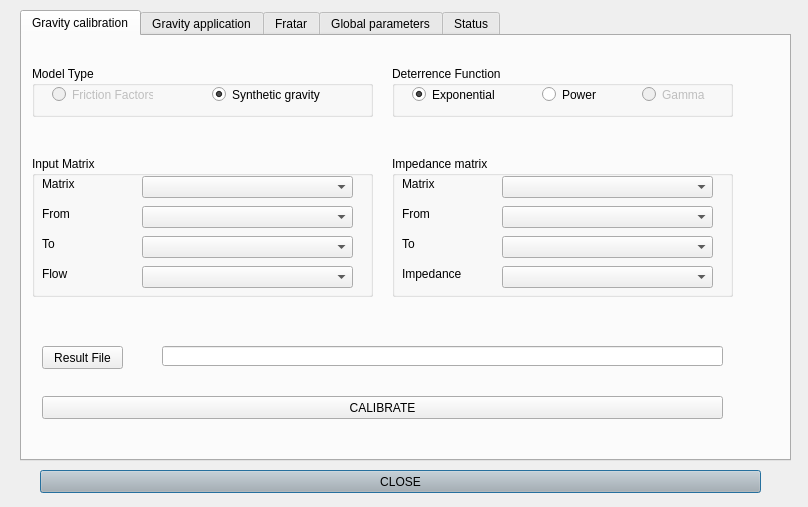
<?xml version="1.0" encoding="UTF-8"?>
<ui version="4.0">
 <class>trip_distribution</class>
 <widget class="QDialog" name="trip_distribution">
  <property name="windowModality">
   <enum>Qt::ApplicationModal</enum>
  </property>
  <property name="geometry">
   <rect>
    <x>0</x>
    <y>0</y>
    <width>808</width>
    <height>507</height>
   </rect>
  </property>
  <property name="font">
   <font>
    <pointsize>9</pointsize>
   </font>
  </property>
  <property name="windowTitle">
   <string>AequilibraE  -  Trip distribution methods</string>
  </property>
  <property name="windowIcon">
   <iconset>
    <normaloff>../icon.png</normaloff>../icon.png</iconset>
  </property>
  <property name="modal">
   <bool>true</bool>
  </property>
  <widget class="QPushButton" name="cancel">
   <property name="geometry">
    <rect>
     <x>40</x>
     <y>470</y>
     <width>721</width>
     <height>23</height>
    </rect>
   </property>
   <property name="palette">
    <palette>
     <active>
      <colorrole role="Button">
       <brush brushstyle="SolidPattern">
        <color alpha="255">
         <red>180</red>
         <green>180</green>
         <blue>180</blue>
        </color>
       </brush>
      </colorrole>
     </active>
     <inactive>
      <colorrole role="Button">
       <brush brushstyle="SolidPattern">
        <color alpha="255">
         <red>180</red>
         <green>180</green>
         <blue>180</blue>
        </color>
       </brush>
      </colorrole>
     </inactive>
     <disabled>
      <colorrole role="Button">
       <brush brushstyle="SolidPattern">
        <color alpha="255">
         <red>180</red>
         <green>180</green>
         <blue>180</blue>
        </color>
       </brush>
      </colorrole>
     </disabled>
    </palette>
   </property>
   <property name="text">
    <string>CLOSE</string>
   </property>
  </widget>
  <widget class="QTabWidget" name="tabWidget">
   <property name="geometry">
    <rect>
     <x>20</x>
     <y>10</y>
     <width>771</width>
     <height>451</height>
    </rect>
   </property>
   <property name="currentIndex">
    <number>0</number>
   </property>
   <widget class="QWidget" name="tab">
    <attribute name="title">
     <string>Gravity calibration</string>
    </attribute>
    <widget class="QPushButton" name="calibrate_gravity">
     <property name="geometry">
      <rect>
       <x>20</x>
       <y>360</y>
       <width>681</width>
       <height>23</height>
      </rect>
     </property>
     <property name="text">
      <string>CALIBRATE</string>
     </property>
    </widget>
    <widget class="QGroupBox" name="groupBox">
     <property name="geometry">
      <rect>
       <x>10</x>
       <y>30</y>
       <width>341</width>
       <height>51</height>
      </rect>
     </property>
     <property name="title">
      <string>Model Type</string>
     </property>
     <widget class="QRadioButton" name="calib_friction">
      <property name="enabled">
       <bool>false</bool>
      </property>
      <property name="geometry">
       <rect>
        <x>20</x>
        <y>20</y>
        <width>101</width>
        <height>17</height>
       </rect>
      </property>
      <property name="text">
       <string>Friction Factors</string>
      </property>
     </widget>
     <widget class="QRadioButton" name="calib_gravity">
      <property name="geometry">
       <rect>
        <x>180</x>
        <y>20</y>
        <width>141</width>
        <height>17</height>
       </rect>
      </property>
      <property name="text">
       <string>Synthetic gravity</string>
      </property>
      <property name="checked">
       <bool>true</bool>
      </property>
     </widget>
    </widget>
    <widget class="QGroupBox" name="groupBox_3">
     <property name="geometry">
      <rect>
       <x>370</x>
       <y>120</y>
       <width>341</width>
       <height>141</height>
      </rect>
     </property>
     <property name="title">
      <string>Impedance matrix</string>
     </property>
     <widget class="QComboBox" name="impedance_to_calib">
      <property name="enabled">
       <bool>true</bool>
      </property>
      <property name="geometry">
       <rect>
        <x>110</x>
        <y>80</y>
        <width>211</width>
        <height>22</height>
       </rect>
      </property>
      <property name="maxVisibleItems">
       <number>10</number>
      </property>
     </widget>
     <widget class="QComboBox" name="impedance_from_calib">
      <property name="geometry">
       <rect>
        <x>110</x>
        <y>50</y>
        <width>211</width>
        <height>22</height>
       </rect>
      </property>
      <property name="maxVisibleItems">
       <number>10</number>
      </property>
     </widget>
     <widget class="QLabel" name="lblareamatch">
      <property name="geometry">
       <rect>
        <x>10</x>
        <y>50</y>
        <width>121</width>
        <height>16</height>
       </rect>
      </property>
      <property name="text">
       <string>From</string>
      </property>
     </widget>
     <widget class="QLabel" name="lblnodematch">
      <property name="geometry">
       <rect>
        <x>10</x>
        <y>20</y>
        <width>121</width>
        <height>16</height>
       </rect>
      </property>
      <property name="text">
       <string>Matrix</string>
      </property>
     </widget>
     <widget class="QComboBox" name="impedance_layer_calib">
      <property name="geometry">
       <rect>
        <x>110</x>
        <y>20</y>
        <width>211</width>
        <height>22</height>
       </rect>
      </property>
      <property name="maxVisibleItems">
       <number>10</number>
      </property>
     </widget>
     <widget class="QComboBox" name="impedance_cost_calib">
      <property name="enabled">
       <bool>true</bool>
      </property>
      <property name="geometry">
       <rect>
        <x>110</x>
        <y>110</y>
        <width>211</width>
        <height>22</height>
       </rect>
      </property>
      <property name="maxVisibleItems">
       <number>10</number>
      </property>
     </widget>
     <widget class="QLabel" name="lblareamatch_2">
      <property name="geometry">
       <rect>
        <x>10</x>
        <y>80</y>
        <width>121</width>
        <height>16</height>
       </rect>
      </property>
      <property name="text">
       <string>To</string>
      </property>
     </widget>
     <widget class="QLabel" name="lblareamatch_3">
      <property name="geometry">
       <rect>
        <x>10</x>
        <y>110</y>
        <width>121</width>
        <height>16</height>
       </rect>
      </property>
      <property name="text">
       <string>Impedance</string>
      </property>
     </widget>
    </widget>
    <widget class="QGroupBox" name="groupBox_5">
     <property name="geometry">
      <rect>
       <x>370</x>
       <y>30</y>
       <width>341</width>
       <height>51</height>
      </rect>
     </property>
     <property name="title">
      <string>Deterrence Function</string>
     </property>
     <widget class="QRadioButton" name="expo">
      <property name="geometry">
       <rect>
        <x>20</x>
        <y>20</y>
        <width>101</width>
        <height>17</height>
       </rect>
      </property>
      <property name="text">
       <string>Exponential</string>
      </property>
      <property name="checked">
       <bool>true</bool>
      </property>
     </widget>
     <widget class="QRadioButton" name="power">
      <property name="geometry">
       <rect>
        <x>150</x>
        <y>20</y>
        <width>61</width>
        <height>17</height>
       </rect>
      </property>
      <property name="text">
       <string>Power</string>
      </property>
     </widget>
     <widget class="QRadioButton" name="gamma">
      <property name="enabled">
       <bool>false</bool>
      </property>
      <property name="geometry">
       <rect>
        <x>250</x>
        <y>20</y>
        <width>71</width>
        <height>17</height>
       </rect>
      </property>
      <property name="text">
       <string>Gamma</string>
      </property>
     </widget>
    </widget>
    <widget class="QGroupBox" name="groupBox_23">
     <property name="geometry">
      <rect>
       <x>10</x>
       <y>120</y>
       <width>341</width>
       <height>141</height>
      </rect>
     </property>
     <property name="title">
      <string>Input Matrix</string>
     </property>
     <widget class="QComboBox" name="inputmatrix_to">
      <property name="enabled">
       <bool>true</bool>
      </property>
      <property name="geometry">
       <rect>
        <x>110</x>
        <y>80</y>
        <width>211</width>
        <height>22</height>
       </rect>
      </property>
      <property name="maxVisibleItems">
       <number>10</number>
      </property>
     </widget>
     <widget class="QComboBox" name="inputmatrix_from">
      <property name="geometry">
       <rect>
        <x>110</x>
        <y>50</y>
        <width>211</width>
        <height>22</height>
       </rect>
      </property>
      <property name="maxVisibleItems">
       <number>10</number>
      </property>
     </widget>
     <widget class="QLabel" name="lblareamatch_19">
      <property name="geometry">
       <rect>
        <x>10</x>
        <y>50</y>
        <width>121</width>
        <height>16</height>
       </rect>
      </property>
      <property name="text">
       <string>From</string>
      </property>
     </widget>
     <widget class="QLabel" name="lblnodematch_10">
      <property name="geometry">
       <rect>
        <x>10</x>
        <y>20</y>
        <width>121</width>
        <height>16</height>
       </rect>
      </property>
      <property name="text">
       <string>Matrix</string>
      </property>
     </widget>
     <widget class="QComboBox" name="inputmatrix_calib">
      <property name="geometry">
       <rect>
        <x>110</x>
        <y>20</y>
        <width>211</width>
        <height>22</height>
       </rect>
      </property>
      <property name="maxVisibleItems">
       <number>10</number>
      </property>
     </widget>
     <widget class="QComboBox" name="inputmatrix_flow">
      <property name="enabled">
       <bool>true</bool>
      </property>
      <property name="geometry">
       <rect>
        <x>110</x>
        <y>110</y>
        <width>211</width>
        <height>22</height>
       </rect>
      </property>
      <property name="maxVisibleItems">
       <number>10</number>
      </property>
     </widget>
     <widget class="QLabel" name="lblareamatch_20">
      <property name="geometry">
       <rect>
        <x>10</x>
        <y>80</y>
        <width>121</width>
        <height>16</height>
       </rect>
      </property>
      <property name="text">
       <string>To</string>
      </property>
     </widget>
     <widget class="QLabel" name="lblareamatch_21">
      <property name="geometry">
       <rect>
        <x>10</x>
        <y>110</y>
        <width>121</width>
        <height>16</height>
       </rect>
      </property>
      <property name="text">
       <string>Flow</string>
      </property>
     </widget>
    </widget>
    <widget class="QLineEdit" name="calibrate_gravity_result">
     <property name="geometry">
      <rect>
       <x>140</x>
       <y>310</y>
       <width>561</width>
       <height>20</height>
      </rect>
     </property>
    </widget>
    <widget class="QPushButton" name="find_calibrate_gravity_result">
     <property name="geometry">
      <rect>
       <x>20</x>
       <y>310</y>
       <width>81</width>
       <height>23</height>
      </rect>
     </property>
     <property name="text">
      <string>Result File</string>
     </property>
    </widget>
   </widget>
   <widget class="QWidget" name="tab_3">
    <attribute name="title">
     <string>Gravity application</string>
    </attribute>
    <widget class="QPushButton" name="apply_gravity">
     <property name="geometry">
      <rect>
       <x>50</x>
       <y>350</y>
       <width>691</width>
       <height>23</height>
      </rect>
     </property>
     <property name="text">
      <string>APPLY MODEL</string>
     </property>
    </widget>
    <widget class="QGroupBox" name="groupBox_4">
     <property name="geometry">
      <rect>
       <x>50</x>
       <y>20</y>
       <width>291</width>
       <height>51</height>
      </rect>
     </property>
     <property name="title">
      <string>Model Type</string>
     </property>
     <widget class="QRadioButton" name="apply_friction">
      <property name="enabled">
       <bool>false</bool>
      </property>
      <property name="geometry">
       <rect>
        <x>20</x>
        <y>20</y>
        <width>101</width>
        <height>17</height>
       </rect>
      </property>
      <property name="text">
       <string>Friction Factors</string>
      </property>
     </widget>
     <widget class="QRadioButton" name="apply_syntethic">
      <property name="geometry">
       <rect>
        <x>170</x>
        <y>20</y>
        <width>141</width>
        <height>17</height>
       </rect>
      </property>
      <property name="text">
       <string>Synthetic gravity</string>
      </property>
      <property name="checked">
       <bool>true</bool>
      </property>
     </widget>
    </widget>
    <widget class="QGroupBox" name="groupBox_7">
     <property name="geometry">
      <rect>
       <x>450</x>
       <y>20</y>
       <width>291</width>
       <height>51</height>
      </rect>
     </property>
     <property name="title">
      <string>Deterrence Function</string>
     </property>
     <widget class="QRadioButton" name="Apply_expo">
      <property name="geometry">
       <rect>
        <x>20</x>
        <y>20</y>
        <width>101</width>
        <height>17</height>
       </rect>
      </property>
      <property name="text">
       <string>Exponential</string>
      </property>
      <property name="checked">
       <bool>true</bool>
      </property>
     </widget>
     <widget class="QRadioButton" name="Apply_power">
      <property name="geometry">
       <rect>
        <x>130</x>
        <y>20</y>
        <width>61</width>
        <height>17</height>
       </rect>
      </property>
      <property name="text">
       <string>Power</string>
      </property>
     </widget>
     <widget class="QRadioButton" name="Apply_gamma">
      <property name="enabled">
       <bool>true</bool>
      </property>
      <property name="geometry">
       <rect>
        <x>210</x>
        <y>20</y>
        <width>71</width>
        <height>17</height>
       </rect>
      </property>
      <property name="text">
       <string>Gamma</string>
      </property>
     </widget>
    </widget>
    <widget class="QGroupBox" name="groupBox_24">
     <property name="geometry">
      <rect>
       <x>50</x>
       <y>80</y>
       <width>691</width>
       <height>51</height>
      </rect>
     </property>
     <property name="title">
      <string>Model parameters</string>
     </property>
     <widget class="QLineEdit" name="alfa">
      <property name="enabled">
       <bool>false</bool>
      </property>
      <property name="geometry">
       <rect>
        <x>50</x>
        <y>20</y>
        <width>81</width>
        <height>20</height>
       </rect>
      </property>
      <property name="text">
       <string/>
      </property>
     </widget>
     <widget class="QLabel" name="lblnodematch_11">
      <property name="geometry">
       <rect>
        <x>20</x>
        <y>20</y>
        <width>31</width>
        <height>16</height>
       </rect>
      </property>
      <property name="text">
       <string>Alfa</string>
      </property>
     </widget>
     <widget class="QLineEdit" name="beta">
      <property name="geometry">
       <rect>
        <x>170</x>
        <y>20</y>
        <width>81</width>
        <height>20</height>
       </rect>
      </property>
      <property name="text">
       <string/>
      </property>
     </widget>
     <widget class="QLabel" name="lblnodematch_12">
      <property name="geometry">
       <rect>
        <x>140</x>
        <y>20</y>
        <width>31</width>
        <height>16</height>
       </rect>
      </property>
      <property name="text">
       <string>Beta</string>
      </property>
     </widget>
     <widget class="QPushButton" name="find_friction_factors">
      <property name="geometry">
       <rect>
        <x>260</x>
        <y>20</y>
        <width>101</width>
        <height>23</height>
       </rect>
      </property>
      <property name="text">
       <string>Friction Factors</string>
      </property>
     </widget>
     <widget class="QLineEdit" name="friction_factors">
      <property name="geometry">
       <rect>
        <x>370</x>
        <y>20</y>
        <width>311</width>
        <height>20</height>
       </rect>
      </property>
     </widget>
    </widget>
    <widget class="QGroupBox" name="groupBox_6">
     <property name="geometry">
      <rect>
       <x>50</x>
       <y>150</y>
       <width>341</width>
       <height>151</height>
      </rect>
     </property>
     <property name="title">
      <string>Vectors</string>
     </property>
     <widget class="QComboBox" name="productions_apply">
      <property name="geometry">
       <rect>
        <x>110</x>
        <y>90</y>
        <width>211</width>
        <height>22</height>
       </rect>
      </property>
     </widget>
     <widget class="QComboBox" name="layer_vectors_apply">
      <property name="geometry">
       <rect>
        <x>110</x>
        <y>30</y>
        <width>211</width>
        <height>22</height>
       </rect>
      </property>
     </widget>
     <widget class="QLabel" name="label_8">
      <property name="geometry">
       <rect>
        <x>10</x>
        <y>90</y>
        <width>121</width>
        <height>16</height>
       </rect>
      </property>
      <property name="text">
       <string>Productions</string>
      </property>
     </widget>
     <widget class="QLabel" name="label_9">
      <property name="geometry">
       <rect>
        <x>10</x>
        <y>30</y>
        <width>121</width>
        <height>16</height>
       </rect>
      </property>
      <property name="text">
       <string>Table</string>
      </property>
     </widget>
     <widget class="QLabel" name="label_10">
      <property name="geometry">
       <rect>
        <x>10</x>
        <y>120</y>
        <width>121</width>
        <height>16</height>
       </rect>
      </property>
      <property name="text">
       <string>Attractions</string>
      </property>
     </widget>
     <widget class="QComboBox" name="attractions_apply">
      <property name="geometry">
       <rect>
        <x>110</x>
        <y>120</y>
        <width>211</width>
        <height>22</height>
       </rect>
      </property>
     </widget>
     <widget class="QLabel" name="label_24">
      <property name="geometry">
       <rect>
        <x>10</x>
        <y>60</y>
        <width>121</width>
        <height>16</height>
       </rect>
      </property>
      <property name="text">
       <string>Zone</string>
      </property>
     </widget>
     <widget class="QComboBox" name="zone_vectors_apply">
      <property name="geometry">
       <rect>
        <x>110</x>
        <y>60</y>
        <width>211</width>
        <height>22</height>
       </rect>
      </property>
     </widget>
    </widget>
    <widget class="QGroupBox" name="groupBox_8">
     <property name="geometry">
      <rect>
       <x>400</x>
       <y>150</y>
       <width>341</width>
       <height>151</height>
      </rect>
     </property>
     <property name="title">
      <string>Impedance matrix</string>
     </property>
     <widget class="QComboBox" name="impedance_to_apply">
      <property name="enabled">
       <bool>true</bool>
      </property>
      <property name="geometry">
       <rect>
        <x>110</x>
        <y>90</y>
        <width>211</width>
        <height>22</height>
       </rect>
      </property>
      <property name="maxVisibleItems">
       <number>10</number>
      </property>
     </widget>
     <widget class="QComboBox" name="impedance_from_apply">
      <property name="geometry">
       <rect>
        <x>110</x>
        <y>60</y>
        <width>211</width>
        <height>22</height>
       </rect>
      </property>
      <property name="maxVisibleItems">
       <number>10</number>
      </property>
     </widget>
     <widget class="QLabel" name="lblareamatch_4">
      <property name="geometry">
       <rect>
        <x>10</x>
        <y>60</y>
        <width>121</width>
        <height>16</height>
       </rect>
      </property>
      <property name="text">
       <string>From</string>
      </property>
     </widget>
     <widget class="QLabel" name="lblnodematch_2">
      <property name="geometry">
       <rect>
        <x>10</x>
        <y>30</y>
        <width>121</width>
        <height>16</height>
       </rect>
      </property>
      <property name="text">
       <string>Matrix</string>
      </property>
     </widget>
     <widget class="QComboBox" name="impedance_layer_apply">
      <property name="geometry">
       <rect>
        <x>110</x>
        <y>30</y>
        <width>211</width>
        <height>22</height>
       </rect>
      </property>
      <property name="maxVisibleItems">
       <number>10</number>
      </property>
     </widget>
     <widget class="QComboBox" name="impedance_cost_apply">
      <property name="enabled">
       <bool>true</bool>
      </property>
      <property name="geometry">
       <rect>
        <x>110</x>
        <y>120</y>
        <width>211</width>
        <height>22</height>
       </rect>
      </property>
      <property name="maxVisibleItems">
       <number>10</number>
      </property>
     </widget>
     <widget class="QLabel" name="lblareamatch_5">
      <property name="geometry">
       <rect>
        <x>10</x>
        <y>90</y>
        <width>121</width>
        <height>16</height>
       </rect>
      </property>
      <property name="text">
       <string>To</string>
      </property>
     </widget>
     <widget class="QLabel" name="lblareamatch_6">
      <property name="geometry">
       <rect>
        <x>10</x>
        <y>120</y>
        <width>121</width>
        <height>16</height>
       </rect>
      </property>
      <property name="text">
       <string>Impedance</string>
      </property>
     </widget>
    </widget>
    <widget class="QPushButton" name="find_apply_gravity_result">
     <property name="geometry">
      <rect>
       <x>50</x>
       <y>320</y>
       <width>81</width>
       <height>23</height>
      </rect>
     </property>
     <property name="text">
      <string>Result File</string>
     </property>
    </widget>
    <widget class="QLineEdit" name="apply_gravity_result">
     <property name="geometry">
      <rect>
       <x>140</x>
       <y>320</y>
       <width>601</width>
       <height>20</height>
      </rect>
     </property>
    </widget>
   </widget>
   <widget class="QWidget" name="tab_4">
    <attribute name="title">
     <string>Fratar</string>
    </attribute>
    <widget class="QLineEdit" name="fratar_result">
     <property name="geometry">
      <rect>
       <x>380</x>
       <y>230</y>
       <width>331</width>
       <height>20</height>
      </rect>
     </property>
    </widget>
    <widget class="QPushButton" name="find_fratar_result">
     <property name="geometry">
      <rect>
       <x>290</x>
       <y>220</y>
       <width>71</width>
       <height>31</height>
      </rect>
     </property>
     <property name="text">
      <string>Result File</string>
     </property>
    </widget>
    <widget class="QGroupBox" name="groupBox_25">
     <property name="geometry">
      <rect>
       <x>400</x>
       <y>50</y>
       <width>321</width>
       <height>151</height>
      </rect>
     </property>
     <property name="title">
      <string>Seed Matrix</string>
     </property>
     <widget class="QComboBox" name="inputmatrix_to_fratar">
      <property name="enabled">
       <bool>true</bool>
      </property>
      <property name="geometry">
       <rect>
        <x>90</x>
        <y>90</y>
        <width>211</width>
        <height>22</height>
       </rect>
      </property>
      <property name="maxVisibleItems">
       <number>10</number>
      </property>
     </widget>
     <widget class="QComboBox" name="inputmatrix_from_fratar">
      <property name="geometry">
       <rect>
        <x>90</x>
        <y>60</y>
        <width>211</width>
        <height>22</height>
       </rect>
      </property>
      <property name="maxVisibleItems">
       <number>10</number>
      </property>
     </widget>
     <widget class="QLabel" name="lblareamatch_22">
      <property name="geometry">
       <rect>
        <x>10</x>
        <y>60</y>
        <width>121</width>
        <height>16</height>
       </rect>
      </property>
      <property name="text">
       <string>From</string>
      </property>
     </widget>
     <widget class="QLabel" name="lblnodematch_13">
      <property name="geometry">
       <rect>
        <x>10</x>
        <y>30</y>
        <width>121</width>
        <height>16</height>
       </rect>
      </property>
      <property name="text">
       <string>Matrix</string>
      </property>
     </widget>
     <widget class="QComboBox" name="inputmatrix_fratar">
      <property name="geometry">
       <rect>
        <x>90</x>
        <y>30</y>
        <width>211</width>
        <height>22</height>
       </rect>
      </property>
      <property name="maxVisibleItems">
       <number>10</number>
      </property>
     </widget>
     <widget class="QComboBox" name="inputmatrix_flow_fratar">
      <property name="enabled">
       <bool>true</bool>
      </property>
      <property name="geometry">
       <rect>
        <x>90</x>
        <y>120</y>
        <width>211</width>
        <height>22</height>
       </rect>
      </property>
      <property name="maxVisibleItems">
       <number>10</number>
      </property>
     </widget>
     <widget class="QLabel" name="lblareamatch_23">
      <property name="geometry">
       <rect>
        <x>10</x>
        <y>90</y>
        <width>121</width>
        <height>16</height>
       </rect>
      </property>
      <property name="text">
       <string>To</string>
      </property>
     </widget>
     <widget class="QLabel" name="lblareamatch_24">
      <property name="geometry">
       <rect>
        <x>10</x>
        <y>120</y>
        <width>121</width>
        <height>16</height>
       </rect>
      </property>
      <property name="text">
       <string>Flow</string>
      </property>
     </widget>
    </widget>
    <widget class="QGroupBox" name="groupBox_10">
     <property name="geometry">
      <rect>
       <x>40</x>
       <y>50</y>
       <width>321</width>
       <height>151</height>
      </rect>
     </property>
     <property name="title">
      <string>Vectors</string>
     </property>
     <widget class="QComboBox" name="productions_fratar">
      <property name="geometry">
       <rect>
        <x>90</x>
        <y>90</y>
        <width>211</width>
        <height>22</height>
       </rect>
      </property>
     </widget>
     <widget class="QComboBox" name="layer_vectors_fratar">
      <property name="geometry">
       <rect>
        <x>90</x>
        <y>30</y>
        <width>211</width>
        <height>22</height>
       </rect>
      </property>
     </widget>
     <widget class="QLabel" name="label_11">
      <property name="geometry">
       <rect>
        <x>10</x>
        <y>90</y>
        <width>121</width>
        <height>16</height>
       </rect>
      </property>
      <property name="text">
       <string>Productions</string>
      </property>
     </widget>
     <widget class="QLabel" name="label_12">
      <property name="geometry">
       <rect>
        <x>10</x>
        <y>30</y>
        <width>121</width>
        <height>16</height>
       </rect>
      </property>
      <property name="text">
       <string>Table</string>
      </property>
     </widget>
     <widget class="QLabel" name="label_13">
      <property name="geometry">
       <rect>
        <x>10</x>
        <y>120</y>
        <width>121</width>
        <height>16</height>
       </rect>
      </property>
      <property name="text">
       <string>Attractions</string>
      </property>
     </widget>
     <widget class="QComboBox" name="attractions_fratar">
      <property name="geometry">
       <rect>
        <x>90</x>
        <y>120</y>
        <width>211</width>
        <height>22</height>
       </rect>
      </property>
     </widget>
     <widget class="QLabel" name="label_14">
      <property name="geometry">
       <rect>
        <x>10</x>
        <y>60</y>
        <width>121</width>
        <height>16</height>
       </rect>
      </property>
      <property name="text">
       <string>Zones</string>
      </property>
     </widget>
     <widget class="QComboBox" name="zones_fratar">
      <property name="geometry">
       <rect>
        <x>90</x>
        <y>60</y>
        <width>211</width>
        <height>22</height>
       </rect>
      </property>
     </widget>
    </widget>
    <widget class="QGroupBox" name="groupBox_9">
     <property name="geometry">
      <rect>
       <x>30</x>
       <y>210</y>
       <width>251</width>
       <height>51</height>
      </rect>
     </property>
     <property name="title">
      <string>Initialization</string>
     </property>
     <widget class="QRadioButton" name="yes_initialization">
      <property name="enabled">
       <bool>true</bool>
      </property>
      <property name="geometry">
       <rect>
        <x>90</x>
        <y>20</y>
        <width>51</width>
        <height>17</height>
       </rect>
      </property>
      <property name="text">
       <string>Yes</string>
      </property>
     </widget>
     <widget class="QRadioButton" name="no_initialization">
      <property name="geometry">
       <rect>
        <x>20</x>
        <y>20</y>
        <width>51</width>
        <height>17</height>
       </rect>
      </property>
      <property name="text">
       <string>No</string>
      </property>
      <property name="checked">
       <bool>true</bool>
      </property>
     </widget>
     <widget class="QLineEdit" name="initialization_value">
      <property name="enabled">
       <bool>false</bool>
      </property>
      <property name="geometry">
       <rect>
        <x>160</x>
        <y>20</y>
        <width>61</width>
        <height>20</height>
       </rect>
      </property>
      <property name="text">
       <string>0</string>
      </property>
     </widget>
    </widget>
    <widget class="QPushButton" name="apply_fratar">
     <property name="geometry">
      <rect>
       <x>30</x>
       <y>290</y>
       <width>681</width>
       <height>23</height>
      </rect>
     </property>
     <property name="text">
      <string>APPLY MODEL</string>
     </property>
    </widget>
   </widget>
   <widget class="QWidget" name="tab_2">
    <attribute name="title">
     <string>Global parameters</string>
    </attribute>
    <widget class="QLineEdit" name="max_impedance">
     <property name="geometry">
      <rect>
       <x>170</x>
       <y>26</y>
       <width>141</width>
       <height>20</height>
      </rect>
     </property>
     <property name="text">
      <string>1000000</string>
     </property>
    </widget>
    <widget class="QLabel" name="lblnodematch_9">
     <property name="geometry">
      <rect>
       <x>40</x>
       <y>56</y>
       <width>101</width>
       <height>16</height>
      </rect>
     </property>
     <property name="text">
      <string>Model Iterations</string>
     </property>
    </widget>
    <widget class="QLabel" name="lblnodematch_4">
     <property name="geometry">
      <rect>
       <x>40</x>
       <y>26</y>
       <width>121</width>
       <height>16</height>
      </rect>
     </property>
     <property name="text">
      <string>Maximum trip length</string>
     </property>
    </widget>
    <widget class="QLineEdit" name="max_iterations">
     <property name="geometry">
      <rect>
       <x>170</x>
       <y>56</y>
       <width>141</width>
       <height>20</height>
      </rect>
     </property>
     <property name="text">
      <string>1000</string>
     </property>
    </widget>
    <widget class="QLabel" name="lblnodematch_14">
     <property name="geometry">
      <rect>
       <x>40</x>
       <y>90</y>
       <width>101</width>
       <height>16</height>
      </rect>
     </property>
     <property name="text">
      <string>Convergence level</string>
     </property>
    </widget>
    <widget class="QLineEdit" name="max_error">
     <property name="geometry">
      <rect>
       <x>170</x>
       <y>90</y>
       <width>141</width>
       <height>20</height>
      </rect>
     </property>
     <property name="text">
      <string>0.001</string>
     </property>
    </widget>
   </widget>
   <widget class="QWidget" name="tab_5">
    <attribute name="title">
     <string>Status</string>
    </attribute>
    <widget class="QLabel" name="progress_label2">
     <property name="geometry">
      <rect>
       <x>400</x>
       <y>50</y>
       <width>321</width>
       <height>20</height>
      </rect>
     </property>
     <property name="font">
      <font>
       <pointsize>9</pointsize>
      </font>
     </property>
     <property name="text">
      <string>Status Message 2</string>
     </property>
    </widget>
    <widget class="QProgressBar" name="progressbar">
     <property name="enabled">
      <bool>true</bool>
     </property>
     <property name="geometry">
      <rect>
       <x>20</x>
       <y>20</y>
       <width>361</width>
       <height>23</height>
      </rect>
     </property>
     <property name="palette">
      <palette>
       <active>
        <colorrole role="Highlight">
         <brush brushstyle="SolidPattern">
          <color alpha="255">
           <red>0</red>
           <green>170</green>
           <blue>0</blue>
          </color>
         </brush>
        </colorrole>
       </active>
       <inactive>
        <colorrole role="Highlight">
         <brush brushstyle="SolidPattern">
          <color alpha="255">
           <red>240</red>
           <green>240</green>
           <blue>240</blue>
          </color>
         </brush>
        </colorrole>
       </inactive>
       <disabled>
        <colorrole role="Highlight">
         <brush brushstyle="SolidPattern">
          <color alpha="255">
           <red>51</red>
           <green>153</green>
           <blue>255</blue>
          </color>
         </brush>
        </colorrole>
       </disabled>
      </palette>
     </property>
     <property name="value">
      <number>0</number>
     </property>
     <property name="textVisible">
      <bool>true</bool>
     </property>
    </widget>
    <widget class="QLabel" name="progress_label">
     <property name="geometry">
      <rect>
       <x>400</x>
       <y>20</y>
       <width>321</width>
       <height>20</height>
      </rect>
     </property>
     <property name="font">
      <font>
       <pointsize>9</pointsize>
      </font>
     </property>
     <property name="text">
      <string>Status Message 1</string>
     </property>
    </widget>
    <widget class="QProgressBar" name="progressbar2">
     <property name="enabled">
      <bool>true</bool>
     </property>
     <property name="geometry">
      <rect>
       <x>20</x>
       <y>50</y>
       <width>361</width>
       <height>23</height>
      </rect>
     </property>
     <property name="palette">
      <palette>
       <active>
        <colorrole role="Highlight">
         <brush brushstyle="SolidPattern">
          <color alpha="255">
           <red>0</red>
           <green>170</green>
           <blue>0</blue>
          </color>
         </brush>
        </colorrole>
       </active>
       <inactive>
        <colorrole role="Highlight">
         <brush brushstyle="SolidPattern">
          <color alpha="255">
           <red>240</red>
           <green>240</green>
           <blue>240</blue>
          </color>
         </brush>
        </colorrole>
       </inactive>
       <disabled>
        <colorrole role="Highlight">
         <brush brushstyle="SolidPattern">
          <color alpha="255">
           <red>51</red>
           <green>153</green>
           <blue>255</blue>
          </color>
         </brush>
        </colorrole>
       </disabled>
      </palette>
     </property>
     <property name="value">
      <number>0</number>
     </property>
     <property name="textVisible">
      <bool>true</bool>
     </property>
    </widget>
    <widget class="QLabel" name="progress_label3">
     <property name="geometry">
      <rect>
       <x>400</x>
       <y>80</y>
       <width>321</width>
       <height>20</height>
      </rect>
     </property>
     <property name="font">
      <font>
       <pointsize>9</pointsize>
      </font>
     </property>
     <property name="text">
      <string>Status Message 3</string>
     </property>
    </widget>
    <widget class="QProgressBar" name="progressbar3">
     <property name="enabled">
      <bool>true</bool>
     </property>
     <property name="geometry">
      <rect>
       <x>20</x>
       <y>80</y>
       <width>361</width>
       <height>23</height>
      </rect>
     </property>
     <property name="palette">
      <palette>
       <active>
        <colorrole role="Highlight">
         <brush brushstyle="SolidPattern">
          <color alpha="255">
           <red>0</red>
           <green>170</green>
           <blue>0</blue>
          </color>
         </brush>
        </colorrole>
       </active>
       <inactive>
        <colorrole role="Highlight">
         <brush brushstyle="SolidPattern">
          <color alpha="255">
           <red>240</red>
           <green>240</green>
           <blue>240</blue>
          </color>
         </brush>
        </colorrole>
       </inactive>
       <disabled>
        <colorrole role="Highlight">
         <brush brushstyle="SolidPattern">
          <color alpha="255">
           <red>51</red>
           <green>153</green>
           <blue>255</blue>
          </color>
         </brush>
        </colorrole>
       </disabled>
      </palette>
     </property>
     <property name="value">
      <number>0</number>
     </property>
     <property name="textVisible">
      <bool>true</bool>
     </property>
    </widget>
   </widget>
  </widget>
 </widget>
 <resources/>
 <connections/>
</ui>
